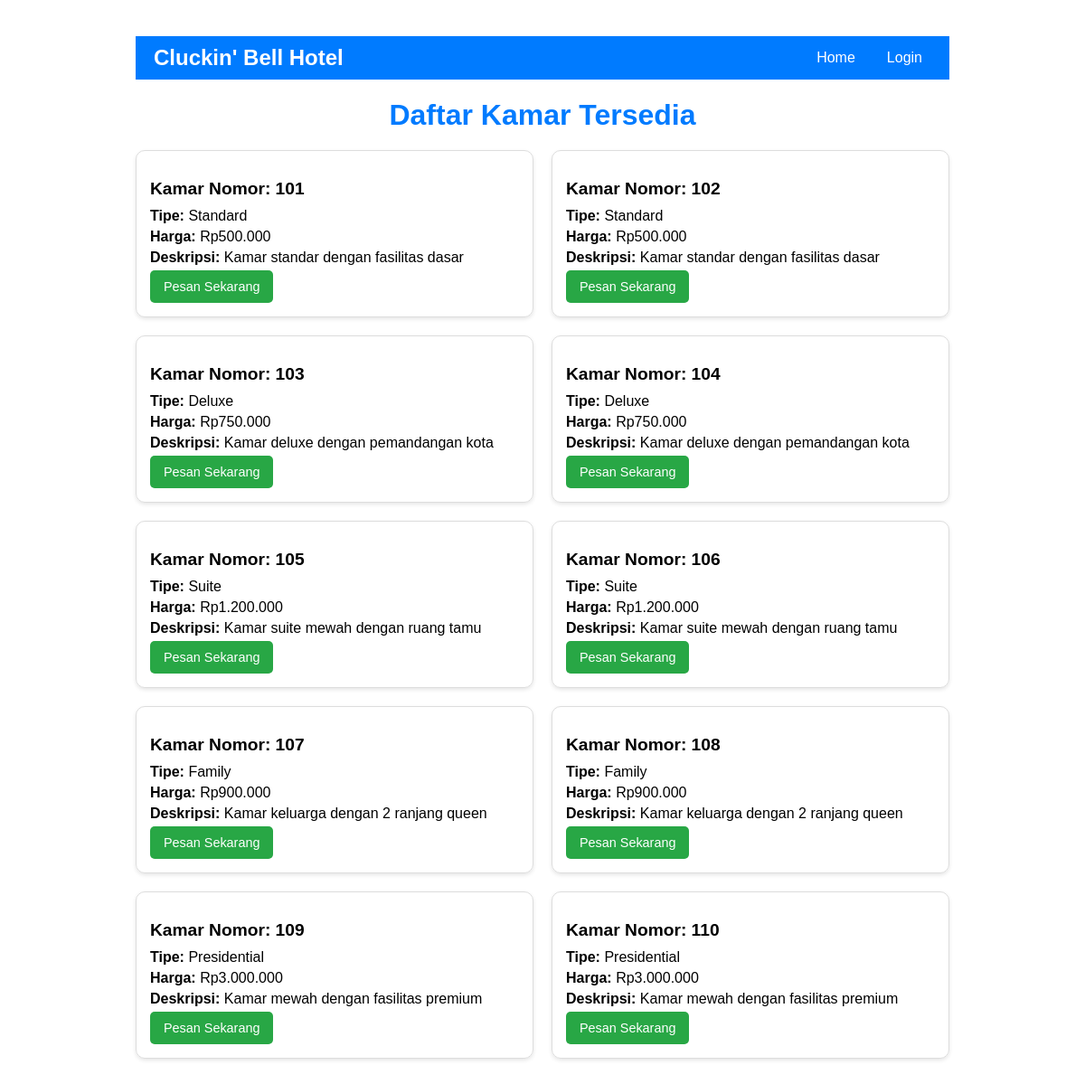
The page / on the database its author committed.
### tables this page shows
CREATE TABLE kamar (
    id INT AUTO_INCREMENT PRIMARY KEY,
    nomor_kamar VARCHAR(10) NOT NULL UNIQUE,
    tipe VARCHAR(50) NOT NULL,
    harga DECIMAL(10,2) NOT NULL,
    deskripsi TEXT,
    status ENUM('tersedia', 'terpesan', 'dibersihkan') NOT NULL
);

### index.php (the view, shortened to what this page needs)
<?php
include 'koneksi.php';
$sql = "SELECT * FROM kamar WHERE status = 'tersedia'";
$result = $conn->query($sql);
?>
<!DOCTYPE html>
<html lang="id">
    <head>
    </head>
    <body>
            <div class="container">
        <nav class="navbar">
            <a href="index.php" class="logo">Cluckin' Bell Hotel</a>
            <ul class="nav-links">
                <li><a href="index.php">Home</a></li>
                <li><a href="login.php" class="btn-login">Login</a></li>
            </ul>
        </nav>
            <h1>Daftar Kamar Tersedia</h1>
            <?php if ($result->num_rows > 0): ?>
                <div class="kamar-list">
                    <?php while ($row = $result->fetch_assoc()): ?>
                        <div class="kamar">
                            <h2>Kamar Nomor: <?= htmlspecialchars($row['nomor_kamar']) ?></h2>
                            <p><strong>Tipe:</strong> <?= htmlspecialchars($row['tipe']) ?></p>
                            <p><strong>Harga:</strong> Rp<?= number_format($row['harga'], 0, ',', '.') ?></p>
                            <p><strong>Deskripsi:</strong> <?= htmlspecialchars($row['deskripsi']) ?></p>
                            <a href="registrasi.php" class="btn">Pesan Sekarang</a>
                        </div>
                    <?php endwhile; ?>
                </div>
            <?php else: ?>
                <p class="no-data">Tidak ada kamar tersedia saat ini.</p>
            <?php endif; ?>
        </div>
    </body>
</html>

### index.php (style rules this page uses)
body { margin: 0; font-family: Arial, sans-serif; }
.navbar { background-color: #007bff; color: white; display: flex; justify-content: space-between; padding: 10px 20px; align-items: center; }
.navbar .logo { font-size: 1.5em; font-weight: bold; color: white; text-decoration: none; }
.nav-links { list-style: none; display: flex; gap: 15px; margin: 0; padding: 0; }
.nav-links a { color: white; text-decoration: none; font-size: 1em; padding: 5px 10px; transition: background 0.3s ease; }
.container { margin: 20px auto; max-width: 900px; padding: 20px; text-align: center; }
h1 { color: #007bff; margin-bottom: 20px; }
.kamar-list { display: grid; grid-template-columns: repeat(auto-fit, minmax(300px, 1fr)); gap: 20px; }
.kamar { border: 1px solid #ddd; border-radius: 10px; box-shadow: 0 2px 4px rgba(0, 0, 0, 0.1); padding: 15px; text-align: left; }
.kamar h2 { font-size: 1.2em; margin-bottom: 10px; }
.kamar p { margin: 5px 0; }
.btn { display: inline-block; background-color: #28a745; color: white; text-decoration: none; padding: 10px 15px; border-radius: 5px; font-size: 0.9em; transition: background 0.3s ease; }

### rows shown on the page
kamar: nomor_kamar "101", tipe "Standard", harga "500.000", deskripsi "Kamar standar dengan fasilitas dasar"
kamar: nomor_kamar "102", tipe "Standard", harga "500.000", deskripsi "Kamar standar dengan fasilitas dasar"
kamar: nomor_kamar "103", tipe "Deluxe", harga "750.000", deskripsi "Kamar deluxe dengan pemandangan kota"
kamar: nomor_kamar "104", tipe "Deluxe", harga "750.000", deskripsi "Kamar deluxe dengan pemandangan kota"
kamar: nomor_kamar "105", tipe "Suite", harga "1.200.000", deskripsi "Kamar suite mewah dengan ruang tamu"
kamar: nomor_kamar "106", tipe "Suite", harga "1.200.000", deskripsi "Kamar suite mewah dengan ruang tamu"
kamar: nomor_kamar "107", tipe "Family", harga "900.000", deskripsi "Kamar keluarga dengan 2 ranjang queen"
kamar: nomor_kamar "108", tipe "Family", harga "900.000", deskripsi "Kamar keluarga dengan 2 ranjang queen"
kamar: nomor_kamar "109", tipe "Presidential", harga "3.000.000", deskripsi "Kamar mewah dengan fasilitas premium"
kamar: nomor_kamar "110", tipe "Presidential", harga "3.000.000", deskripsi "Kamar mewah dengan fasilitas premium"
